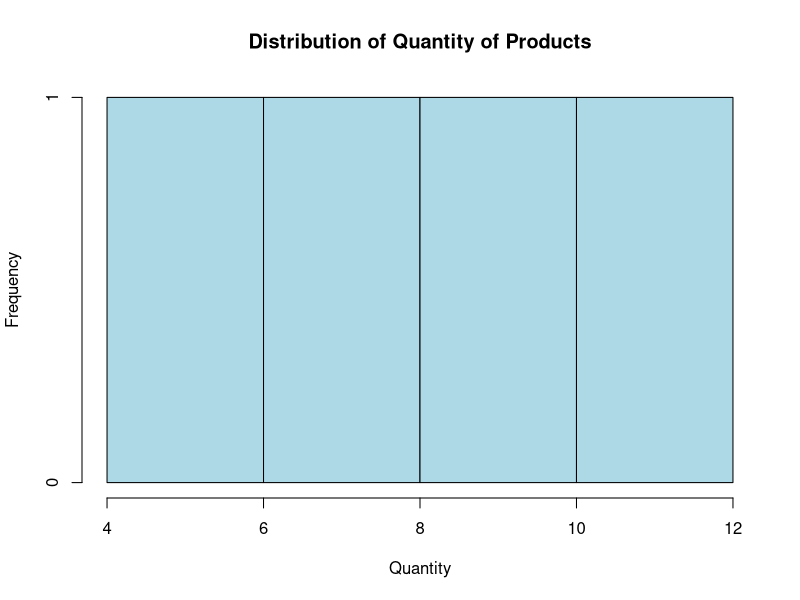
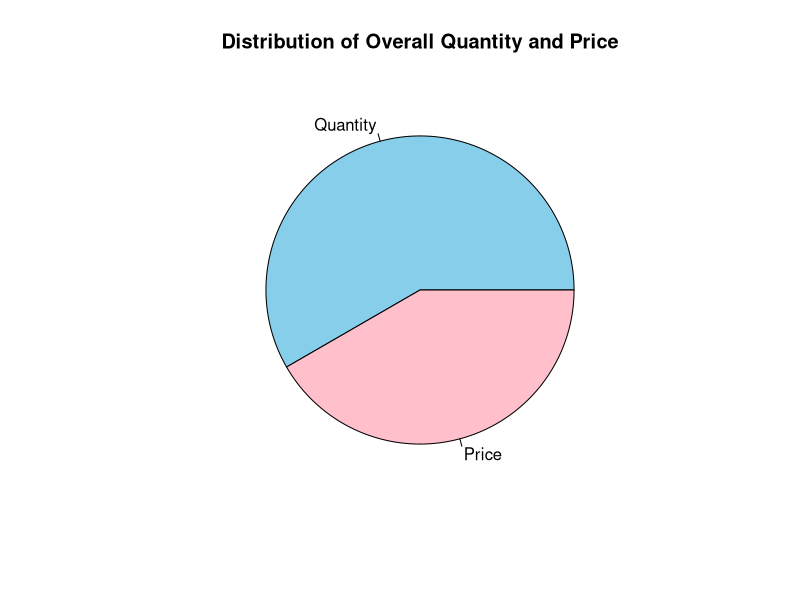
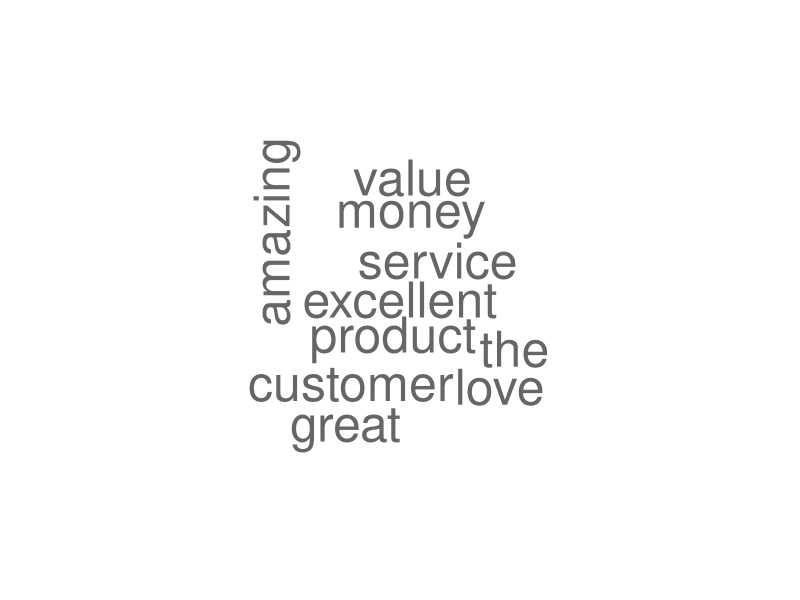

Source code (R) for these figures, in order:
# Order data
order_data <- data.frame(
  Order_ID = c(2001, 2002, 2003, 2004),
  Customer_Name = c("John", "Alice", "Bob", "Sarah"),
  Product = c("Widget X", "Widget Y", "Widget X", "Widget Z"),
  Quantity = c(10, 5, 8, 12),
  Price = c(5, 8, 5, 7)
)
#1
hist(order_data$Quantity, 
     main = "Distribution of Quantity of Products",
     xlab = "Quantity",
     ylab = "Frequency",
     col = "lightblue",
     border = "black"
)
#2
total_quantity <- sum(order_data$Quantity)
total_price <- sum(order_data$Price)
pie(c(total_quantity, total_price),
    labels = c("Quantity", "Price"),
    col = c("skyblue", "pink"),
    main = "Distribution of Overall Quantity and Price")

#3
# Install required packages
install.packages("tm")
install.packages("wordcloud")

# Load required libraries
library(tm)
library(wordcloud)

# Sample customer feedback
feedback <- c(
  "The product is great! I love it.",
  "Not satisfied with the quality.",
  "Excellent customer service.",
  "Could be better.",
  "Amazing value for the money."
)

# Create a data frame with the feedback
feedback_df <- data.frame(Feedback = feedback)

# Text preprocessing
corpus <- Corpus(VectorSource(feedback_df$Feedback))
corpus <- tm_map(corpus, content_transformer(tolower))
corpus <- tm_map(corpus, removePunctuation)
corpus <- tm_map(corpus, removeNumbers)
corpus <- tm_map(corpus, removeWords, stopwords("english"))

# Perform sentiment analysis (using a simple rule-based approach)
sentiment <- sapply(corpus, function(x) {
  ifelse(length(grep("love|excellent|amazing", x)) > length(grep("not satisfied|could be better", x)), "positive", "negative")
})

# Add sentiment to the data frame
feedback_df$Sentiment <- sentiment

# Create a word cloud
positive_words <- feedback_df$Feedback[feedback_df$Sentiment == "positive"]
wordcloud(words = unlist(strsplit(positive_words, " ")), min.freq = 1, scale=c(3, 0.5), colors=brewer.pal(8, "Dark2"))
